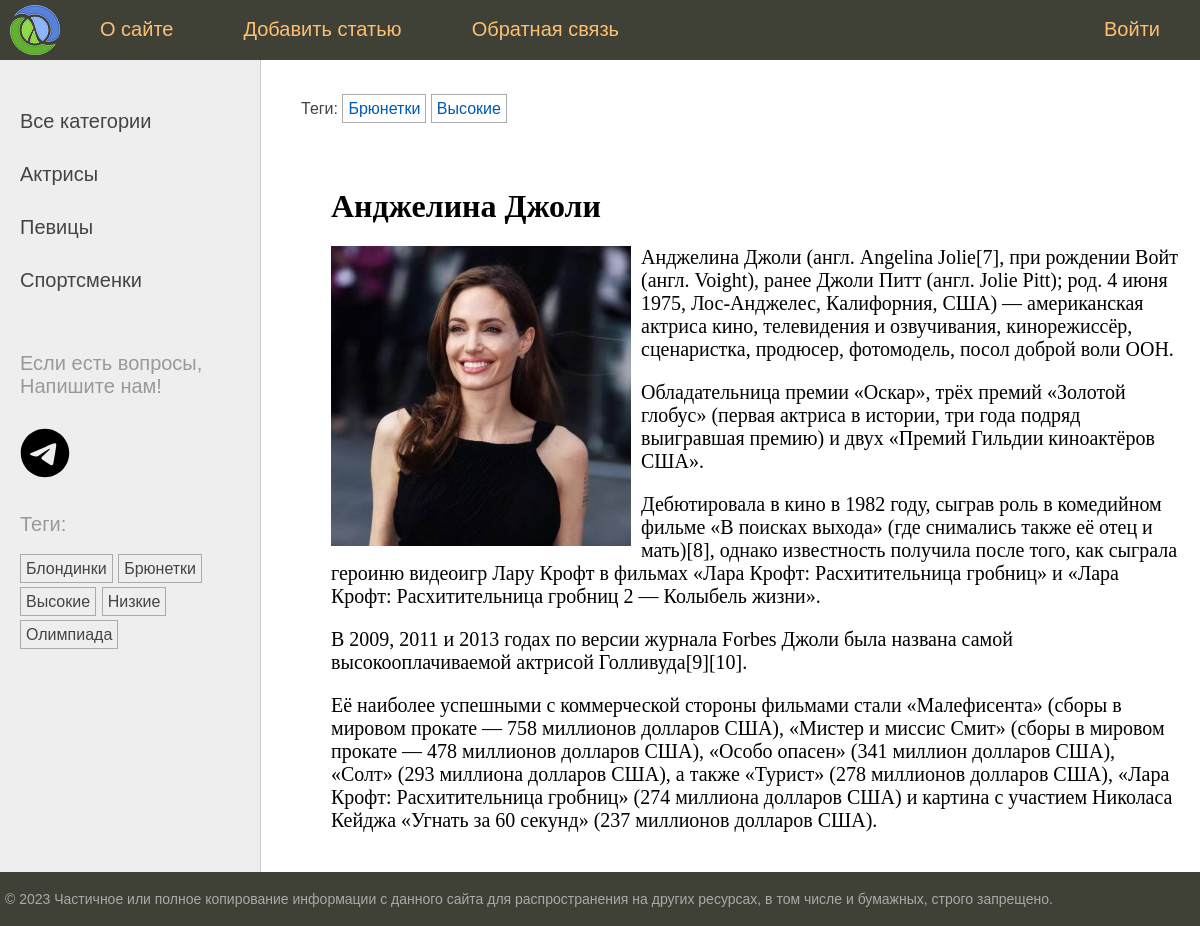
Before: /post/andzhelina-dzholi/ with the older database file.
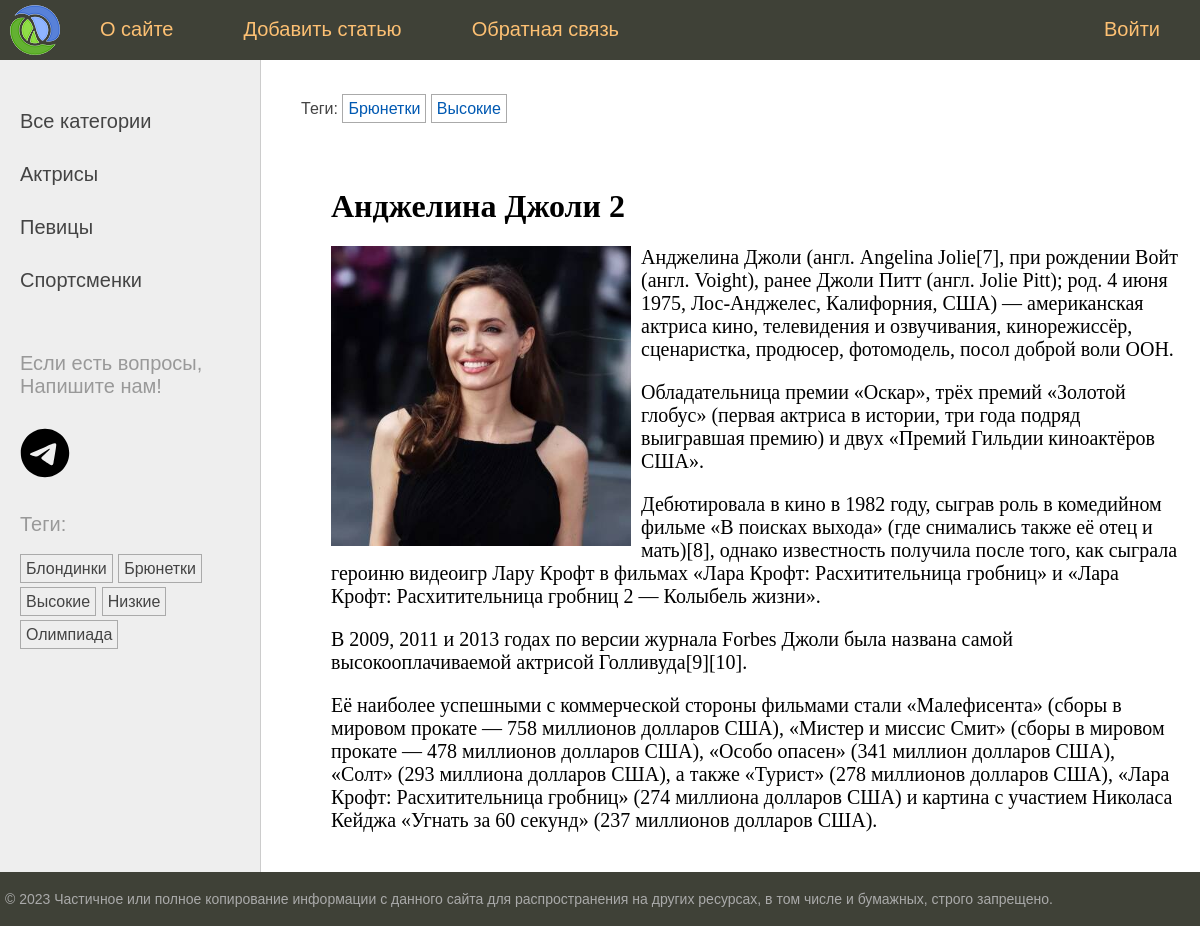
After: the same page with the newer database file.
### women/models.py (models this page shows, shortened)
class Category(models.Model):
    name = models.CharField(max_length=100, db_index=True, verbose_name='Категория')
    slug = models.SlugField(max_length=255, unique=True, db_index=True)
    class Meta:
        verbose_name = 'Категория'
        verbose_name_plural = 'Категории'
    def get_absolute_url(self):
        return reverse('category', kwargs={'cat_slug': self.slug})

class TagPost(models.Model):
    tag = models.CharField(max_length=100, db_index=True)
    slug = models.SlugField(max_length=255, unique=True, db_index=True)
    def get_absolute_url(self):
        return reverse('tag', kwargs={'tag_slug': self.slug})

class Women(models.Model):
    class Status(models.IntegerChoices):
        DRAFT = 0, 'Черновик'
        PUBLISHED = 1, 'Опубликовано'
    title = models.CharField(max_length=255, verbose_name='Заголовок')
    slug = models.SlugField(max_length=255, unique=True, db_index=True, verbose_name='Slug',validators=[
        MinLengthValidator(5, message='Минимум 5 символов'),
        MaxLengthValidator(100, message='Минимум 5 символов')
    ])
    photo = models.ImageField(upload_to='photos/%Y/%m/%d/', default=None, blank=True, null=True, verbose_name='Фото')
    content = models.TextField(blank=True, verbose_name='Текст статьи')
    time_create = models.DateTimeField(auto_now_add=True, verbose_name='Время создания')
    time_update = models.DateTimeField(auto_now=True, verbose_name='Время изменения')
    is_published = models.BooleanField(choices=tuple(map(lambda x: (bool(x[0]), x[1]), Status.choices)),
                                       default=Status.DRAFT, verbose_name='Статус')
    cat = models.ForeignKey('Category', on_delete=models.PROTECT, related_name='posts', verbose_name='Категории')
    tags = models.ManyToManyField('TagPost', blank=True, related_name='tags', verbose_name='Теги')
    husband = models.OneToOneField('Husband', on_delete=models.SET_NULL,
                                   null=True, blank=True, related_name='wuman', verbose_name='Муж')
    objects = models.Manager()
    published = PublishedManager()
    class Meta:
        verbose_name = 'Известные женщины'
        verbose_name_plural = 'Известные женщины'
        ordering = ['-time_create']
        indexes = [
            models.Index(fields=['-time_create'])
        ]

### women/views.py (the view)
# urls.py: path('post/<slug:post_slug>/', views.ShowPost.as_view(), name='post'),
class ShowPost(DataMixin, DetailView):
    model = Women
    template_name = 'women/post.html'
    slug_url_kwarg = 'post_slug'
    context_object_name = 'post'
    def get_context_data(self, **kwargs):
        context = super().get_context_data(**kwargs)
        return self.get_mixin_context(context, title=context['post'].title)
    def get_object(self, queryset=None):
        return get_object_or_404(Women.published, slug=self.kwargs[self.slug_url_kwarg])

### women/models.py (called while the page is built)
    def get_queryset(self):
        return super().get_queryset().filter(is_published=Women.Status.PUBLISHED)

### women/templatetags/women_tags.py (called while the page is built)
@register.inclusion_tag('women/list_categories.html')
def show_categories(cat_selected=0):
    cats = Category.objects.annotate(total=Count("posts")).filter(total__gt=0)
    return {'cats': cats, 'cat_selected': cat_selected}

@register.inclusion_tag('women/list_tags.html')
def show_all_tags():
    return {'tags': TagPost.objects.annotate(total=Count("tags")).filter(total__gt=0)}

### women/utils.py (called while the page is built)
    def get_mixin_context(self, context, **kwargs):
        context["menu"] = menu
        context["cat_selected"] = None
        context.update(kwargs)
        return context

### women/templates/women/post.html
{% extends 'base.html' %}
{% block breadcrumbs %}
{% with post.tags.all as tags %}
{% if tags %}
<ul class="tags-list">
    <li>Теги:</li>
    {% for t in tags %}
    <li><a href="{{t.get_absolute_url}}">{{t.tag}}</a></li>
    {% endfor %}
</ul>
{% endif %}
{% endwith %}
{% endblock %}
{% block content %}
<h1>{{post.title}}</h1>
{% if post.photo %}
<p><img class="img-article-left" src="{{ post.photo.url }}"></p>
{% endif %}
{{post.content|linebreaks}}
{% endblock %}

### templates/base.html (shortened to what this page needs)
{% load static %}
{% load women_tags %}
<!DOCTYPE html>
<html>
<head>
	<link type="text/css" href="{% static 'women/css/styles.css' %}" rel="stylesheet" />
</head>
<body>
<table class="table-page" border=0 cellpadding="0" cellspacing="0">
<tr><td valign=top>
{% block mainmenu %}
		<div class="header">
			<ul id="mainmenu" class="mainmenu">
			<li class="logo"><a href="{% url 'home' %}"><div class="logo"></div></a></li>
{% for m in menu %}
	{% if not forloop.last %}<li>{% else %}<li class="last">{% endif %}
		<a href="{% url m.url_name %}">{{m.title}}</a></li>
{% endfor %}
			</ul>
		</div>
{% endblock mainmenu %}
<table class="table-content" border=0 cellpadding="0" cellspacing="0">
<tr>
	<td valign="top" class="left-chapters">
	<ul id="leftchapters">
		{% if cat_selected == 0 %}
		<li class="selected">Все категории</li>
		{% else %}
		<li><a href="{% url 'home' %}">Все категории</a></li>
		{% endif %}
		{% show_categories cat_selected %}
		<li class="share">
    <p>Если есть вопросы, Напишите нам!</p>
    </li>
    <a href="https://t.me/ton_618_bot"></a>
		<li>{% show_all_tags %}</li>
	</ul>
</td>
<td valign="top" class="content">
	{% block breadcrumbs %}
	{% endblock %}
	<div class="content-text">
{% block content %}
{% endblock %}
	</div>
</td></tr></table>
</td></tr>
<tr><td valign=top>
	<div id="footer">
		<p>&copy; 2023 Частичное или полное копирование информации с данного сайта для распространения на других ресурсах, в том числе и бумажных, строго запрещено.</p>
	</div>
</td></tr></table>
</body>
</html>

### women/templates/women/list_categories.html
{% for cat in cats %}
{% if cat.id == cat_selected %}
<li class='selected'>{{cat.name}}</li>
{% else %}
<li><a href="{{ cat.get_absolute_url }}">{{cat.name}}</a></li>
{% endif %}
{% endfor %}

### women/templates/women/list_tags.html
{% if tags %}
    <p>Теги:</p>
    <ul class="tags-list">
    {% for t in tags %}
    <li><a href="{{ t.get_absolute_url }}">{{ t.tag }}</a></li>
    {% endfor %}
    </ul>
{% endif %}

### women/static/women/css/styles.css (style rules this page uses)
html, body { font-family: 'Arial'; margin: 0; padding: 0; height: 100%; width: 100%; color: #444; }
a { color: #0059b2; text-decoration: none; }
img { max-width: 600px; height: auto; }
img.img-article-left { max-width: 300px; height: auto; float: left; padding: 0 10px 10px 0; }
.table-page { width: 100%; height: 100%; vertical-align: top; }
.table-page tr { height: 100%; }
.header { background: #3F4137; height: 60px; }
.logo { background: url('../images/logo.png') no-repeat 10px 5px; width: 70px; height: 60px; }
ul.mainmenu { list-style: none; margin: 0; padding: 0; height: 60px; color: #fdc073; font-size: 20px; overflow: hidden; }
ul.mainmenu li { float: left; margin: 18px 40px 0 30px; }
ul.mainmenu li.logo { margin: 0; }
ul.mainmenu li.last { float: right; }
ul.mainmenu li a { color: #fdc073; text-decoration: none; }
.table-content { width: 100%; min-height: 100%; height: 100%; }
.left-chapters { margin: 0; background: #eee; border-right: 1px solid #ccc; }
.left-chapters ul { width: 230px; margin: 0; padding: 20px 10px 10px 20px; list-style: none; font-size: 20px; }
.left-chapters ul li { margin: 30px 0 0 0; color: #999; }
.left-chapters ul li a { color: #444; text-decoration: none; }
.left-chapters ul li.share { margin: 60px 0 0 0; }
.left-chapters ul li.share p { margin: 30px 0 30px 0; }
ul.tags-list { width: 100%; margin: 0; padding: 0; list-style: none; }
ul.tags-list li { margin: 0; padding: 0 0 10px; display: inline-block; }
ul.tags-list li a { padding: 5px; font-size: 16px; border: 1px solid #aaa; }
.content { padding: 40px 20px 20px 40px; width: 100%; box-sizing: border-box; }
.content-text { margin: 60px 0 0 30px; color: #000; font-size: 20px; font-family: Yandex Sans Display Light; }
.content-text h1 { font-size: 32px; }
#footer { box-sizing: border-box; background: #3F4137; padding: 5px; color: #aaa; font-size: 14px; font-family: Verdana, Geneva, Arial, Helvetica; text-align: left; overflow: hidden; }

Changed rows visible on the page:
changed Women: title "Анджелина Джоли" → "Анджелина Джоли 2"
